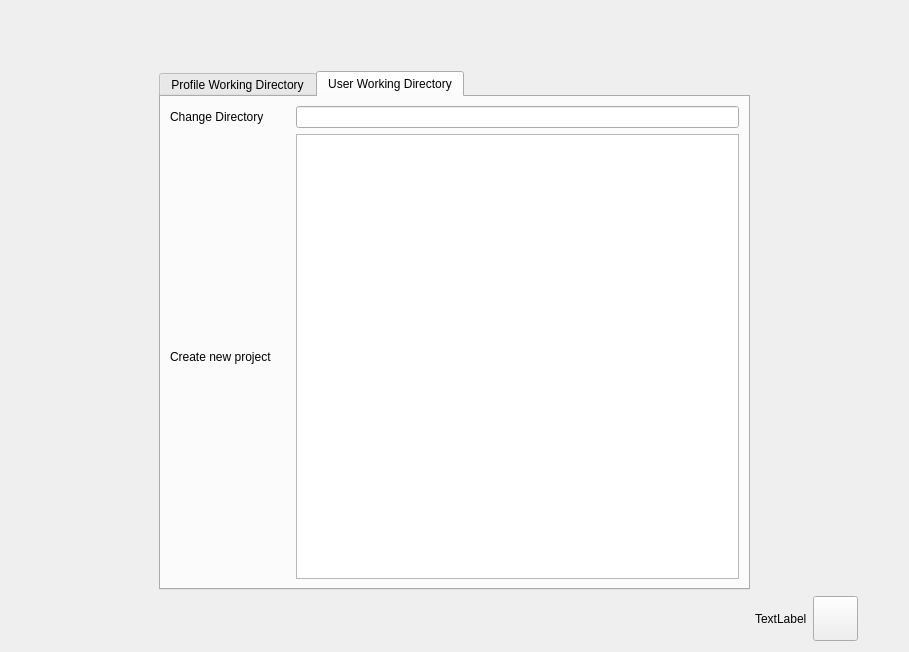
<?xml version="1.0" encoding="UTF-8"?>
<ui version="4.0">
 <class>HomePage</class>
 <widget class="QWidget" name="HomePage">
  <property name="geometry">
   <rect>
    <x>0</x>
    <y>0</y>
    <width>909</width>
    <height>652</height>
   </rect>
  </property>
  <property name="windowTitle">
   <string>Form</string>
  </property>
  <layout class="QVBoxLayout" name="verticalLayout_2">
   <item>
    <widget class="QLabel" name="labelLogo">
     <property name="text">
      <string/>
     </property>
     <property name="pixmap">
      <pixmap resource="../resources/images/images.qrc">:/safran_dark.png</pixmap>
     </property>
     <property name="alignment">
      <set>Qt::AlignCenter</set>
     </property>
    </widget>
   </item>
   <item>
    <spacer name="verticalSpacer_4">
     <property name="orientation">
      <enum>Qt::Vertical</enum>
     </property>
     <property name="sizeType">
      <enum>QSizePolicy::Fixed</enum>
     </property>
     <property name="sizeHint" stdset="0">
      <size>
       <width>20</width>
       <height>40</height>
      </size>
     </property>
    </spacer>
   </item>
   <item>
    <layout class="QHBoxLayout" name="horizontalLayout" stretch="1,4,1">
     <item>
      <spacer name="horizontalSpacer_3">
       <property name="orientation">
        <enum>Qt::Horizontal</enum>
       </property>
       <property name="sizeHint" stdset="0">
        <size>
         <width>10</width>
         <height>20</height>
        </size>
       </property>
      </spacer>
     </item>
     <item>
      <widget class="QTabWidget" name="tabWidget">
       <property name="currentIndex">
        <number>1</number>
       </property>
       <widget class="QWidget" name="tab">
        <attribute name="title">
         <string>Profile Working Directory</string>
        </attribute>
        <layout class="QVBoxLayout" name="verticalLayout">
         <item>
          <layout class="QHBoxLayout" name="horizontalLayout_2">
           <item>
            <widget class="QLabel" name="label">
             <property name="minimumSize">
              <size>
               <width>120</width>
               <height>0</height>
              </size>
             </property>
             <property name="text">
              <string/>
             </property>
            </widget>
           </item>
           <item>
            <widget class="QLineEdit" name="workingDirLineEdit_2">
             <property name="enabled">
              <bool>false</bool>
             </property>
            </widget>
           </item>
          </layout>
         </item>
         <item>
          <layout class="QHBoxLayout" name="horizontalLayout_6">
           <item>
            <layout class="QVBoxLayout" name="verticalLayout_3">
             <property name="rightMargin">
              <number>0</number>
             </property>
             <item>
              <spacer name="verticalSpacer_2">
               <property name="orientation">
                <enum>Qt::Vertical</enum>
               </property>
               <property name="sizeHint" stdset="0">
                <size>
                 <width>20</width>
                 <height>40</height>
                </size>
               </property>
              </spacer>
             </item>
             <item>
              <widget class="ClickableLabel" name="clickToCreateNewPro_2">
               <property name="minimumSize">
                <size>
                 <width>120</width>
                 <height>0</height>
                </size>
               </property>
               <property name="maximumSize">
                <size>
                 <width>120</width>
                 <height>16777215</height>
                </size>
               </property>
               <property name="text">
                <string>Create new project</string>
               </property>
              </widget>
             </item>
             <item>
              <spacer name="verticalSpacer">
               <property name="orientation">
                <enum>Qt::Vertical</enum>
               </property>
               <property name="sizeHint" stdset="0">
                <size>
                 <width>20</width>
                 <height>40</height>
                </size>
               </property>
              </spacer>
             </item>
            </layout>
           </item>
           <item>
            <widget class="QTreeWidget" name="treeWidget_2">
             <property name="focusPolicy">
              <enum>Qt::NoFocus</enum>
             </property>
             <property name="editTriggers">
              <set>QAbstractItemView::NoEditTriggers</set>
             </property>
             <property name="showDropIndicator" stdset="0">
              <bool>false</bool>
             </property>
             <property name="indentation">
              <number>0</number>
             </property>
             <property name="rootIsDecorated">
              <bool>false</bool>
             </property>
             <property name="uniformRowHeights">
              <bool>true</bool>
             </property>
             <property name="sortingEnabled">
              <bool>true</bool>
             </property>
             <property name="headerHidden">
              <bool>true</bool>
             </property>
             <attribute name="headerVisible">
              <bool>false</bool>
             </attribute>
             <attribute name="headerDefaultSectionSize">
              <number>100</number>
             </attribute>
             <attribute name="headerStretchLastSection">
              <bool>true</bool>
             </attribute>
             <column>
              <property name="text">
               <string>Project Name</string>
              </property>
             </column>
            </widget>
           </item>
          </layout>
         </item>
        </layout>
       </widget>
       <widget class="QWidget" name="tab_2">
        <attribute name="title">
         <string>User Working Directory</string>
        </attribute>
        <layout class="QVBoxLayout" name="verticalLayout_7">
         <item>
          <layout class="QHBoxLayout" name="horizontalLayout_3">
           <item>
            <widget class="ClickableLabel" name="clickToChangeWDir">
             <property name="minimumSize">
              <size>
               <width>120</width>
               <height>0</height>
              </size>
             </property>
             <property name="maximumSize">
              <size>
               <width>120</width>
               <height>16777215</height>
              </size>
             </property>
             <property name="text">
              <string>Change Directory</string>
             </property>
            </widget>
           </item>
           <item>
            <widget class="QLineEdit" name="workingDirLineEdit">
             <property name="enabled">
              <bool>true</bool>
             </property>
             <property name="readOnly">
              <bool>true</bool>
             </property>
            </widget>
           </item>
          </layout>
         </item>
         <item>
          <layout class="QHBoxLayout" name="horizontalLayout_5">
           <item>
            <layout class="QVBoxLayout" name="verticalLayout_4">
             <property name="rightMargin">
              <number>0</number>
             </property>
             <item>
              <spacer name="verticalSpacer_5">
               <property name="orientation">
                <enum>Qt::Vertical</enum>
               </property>
               <property name="sizeHint" stdset="0">
                <size>
                 <width>20</width>
                 <height>40</height>
                </size>
               </property>
              </spacer>
             </item>
             <item>
              <widget class="ClickableLabel" name="clickToCreateNewPro">
               <property name="minimumSize">
                <size>
                 <width>120</width>
                 <height>0</height>
                </size>
               </property>
               <property name="maximumSize">
                <size>
                 <width>120</width>
                 <height>16777215</height>
                </size>
               </property>
               <property name="text">
                <string>Create new project</string>
               </property>
              </widget>
             </item>
             <item>
              <spacer name="verticalSpacer_3">
               <property name="orientation">
                <enum>Qt::Vertical</enum>
               </property>
               <property name="sizeHint" stdset="0">
                <size>
                 <width>20</width>
                 <height>40</height>
                </size>
               </property>
              </spacer>
             </item>
            </layout>
           </item>
           <item>
            <widget class="QTreeWidget" name="treeWidget">
             <property name="focusPolicy">
              <enum>Qt::NoFocus</enum>
             </property>
             <property name="editTriggers">
              <set>QAbstractItemView::NoEditTriggers</set>
             </property>
             <property name="showDropIndicator" stdset="0">
              <bool>false</bool>
             </property>
             <property name="indentation">
              <number>0</number>
             </property>
             <property name="rootIsDecorated">
              <bool>false</bool>
             </property>
             <property name="uniformRowHeights">
              <bool>true</bool>
             </property>
             <property name="sortingEnabled">
              <bool>true</bool>
             </property>
             <property name="headerHidden">
              <bool>true</bool>
             </property>
             <attribute name="headerVisible">
              <bool>false</bool>
             </attribute>
             <attribute name="headerDefaultSectionSize">
              <number>100</number>
             </attribute>
             <attribute name="headerStretchLastSection">
              <bool>true</bool>
             </attribute>
             <column>
              <property name="text">
               <string>Project Name</string>
              </property>
             </column>
            </widget>
           </item>
          </layout>
         </item>
        </layout>
       </widget>
      </widget>
     </item>
     <item>
      <spacer name="horizontalSpacer_4">
       <property name="orientation">
        <enum>Qt::Horizontal</enum>
       </property>
       <property name="sizeHint" stdset="0">
        <size>
         <width>10</width>
         <height>20</height>
        </size>
       </property>
      </spacer>
     </item>
    </layout>
   </item>
   <item>
    <layout class="QHBoxLayout" name="horizontalLayout_4">
     <item>
      <spacer name="horizontalSpacer">
       <property name="orientation">
        <enum>Qt::Horizontal</enum>
       </property>
       <property name="sizeHint" stdset="0">
        <size>
         <width>10</width>
         <height>20</height>
        </size>
       </property>
      </spacer>
     </item>
     <item>
      <widget class="QLabel" name="versionLabel">
       <property name="text">
        <string>TextLabel</string>
       </property>
      </widget>
     </item>
     <item>
      <widget class="QToolButton" name="toolButton">
       <property name="minimumSize">
        <size>
         <width>45</width>
         <height>45</height>
        </size>
       </property>
       <property name="text">
        <string/>
       </property>
       <property name="iconSize">
        <size>
         <width>32</width>
         <height>32</height>
        </size>
       </property>
      </widget>
     </item>
     <item>
      <spacer name="horizontalSpacer_2">
       <property name="orientation">
        <enum>Qt::Horizontal</enum>
       </property>
       <property name="sizeType">
        <enum>QSizePolicy::Fixed</enum>
       </property>
       <property name="sizeHint" stdset="0">
        <size>
         <width>40</width>
         <height>20</height>
        </size>
       </property>
      </spacer>
     </item>
    </layout>
   </item>
  </layout>
 </widget>
 <customwidgets>
  <customwidget>
   <class>ClickableLabel</class>
   <extends>QLabel</extends>
   <header>ui/widgets/utils/clickable_label.h</header>
  </customwidget>
 </customwidgets>
 <resources>
  <include location="../resources/images/images.qrc"/>
 </resources>
 <connections/>
</ui>
